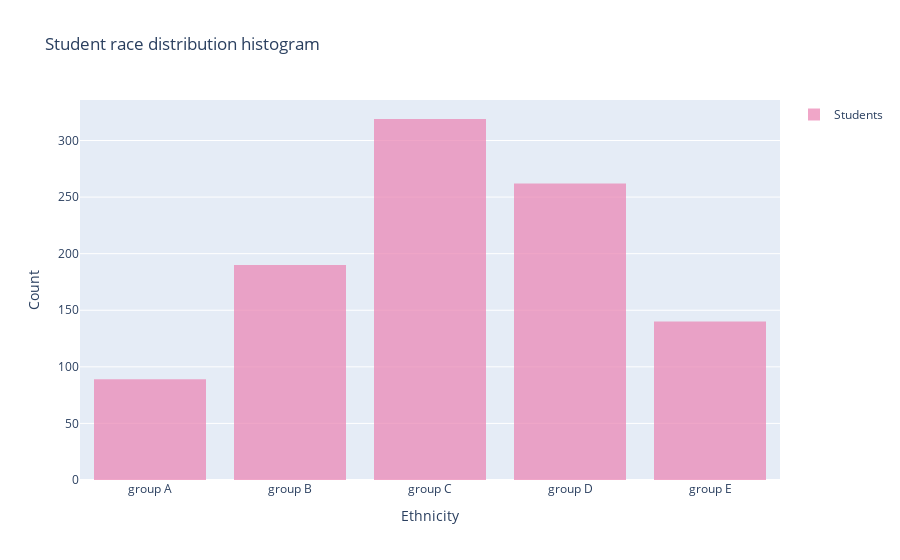

The notebook cell this image was saved under:
### Code cell
#Race preview
df= df.sort_values(by ='race/ethnicity' )
fig = go.Figure()
fig.add_trace(go.Histogram(
    x=df["race/ethnicity"],
    name='Students', # name used in legend and hover labels
    xbins=dict( # bins used for histogram
        size=0.1
        
    ),
    marker_color='#EB89B6',
    opacity=0.75
))


fig.update_layout(
    title_text='Student race distribution histogram', # title of plot
    xaxis_title_text='Ethnicity', # xaxis label
    yaxis_title_text='Count', # yaxis label
    showlegend=True
   
    
)

fig.show()
A= df['race/ethnicity'].nunique()
B=df['race/ethnicity'].unique()
print("There are ", A, " different ethnical groups: ", B)

### Figure 1 — Plotly figure (JSON) as saved in the notebook; plotly's stock layout.template omitted (floating-point values rounded to 4 significant figures; data arrays with more than 128 entries replaced by an {"elided": "..."} marker saying what was removed)
{"data": [{"marker": {"color": "#EB89B6"}, "name": "Students", "opacity": 0.75, "type": "histogram", "x": {"elided": "1000 str values"}, "xbins": {"size": 0.1}}], "layout": {"showlegend": true, "title": {"text": "Student race distribution histogram"}, "xaxis": {"title": {"text": "Ethnicity"}}, "yaxis": {"title": {"text": "Count"}}}}
